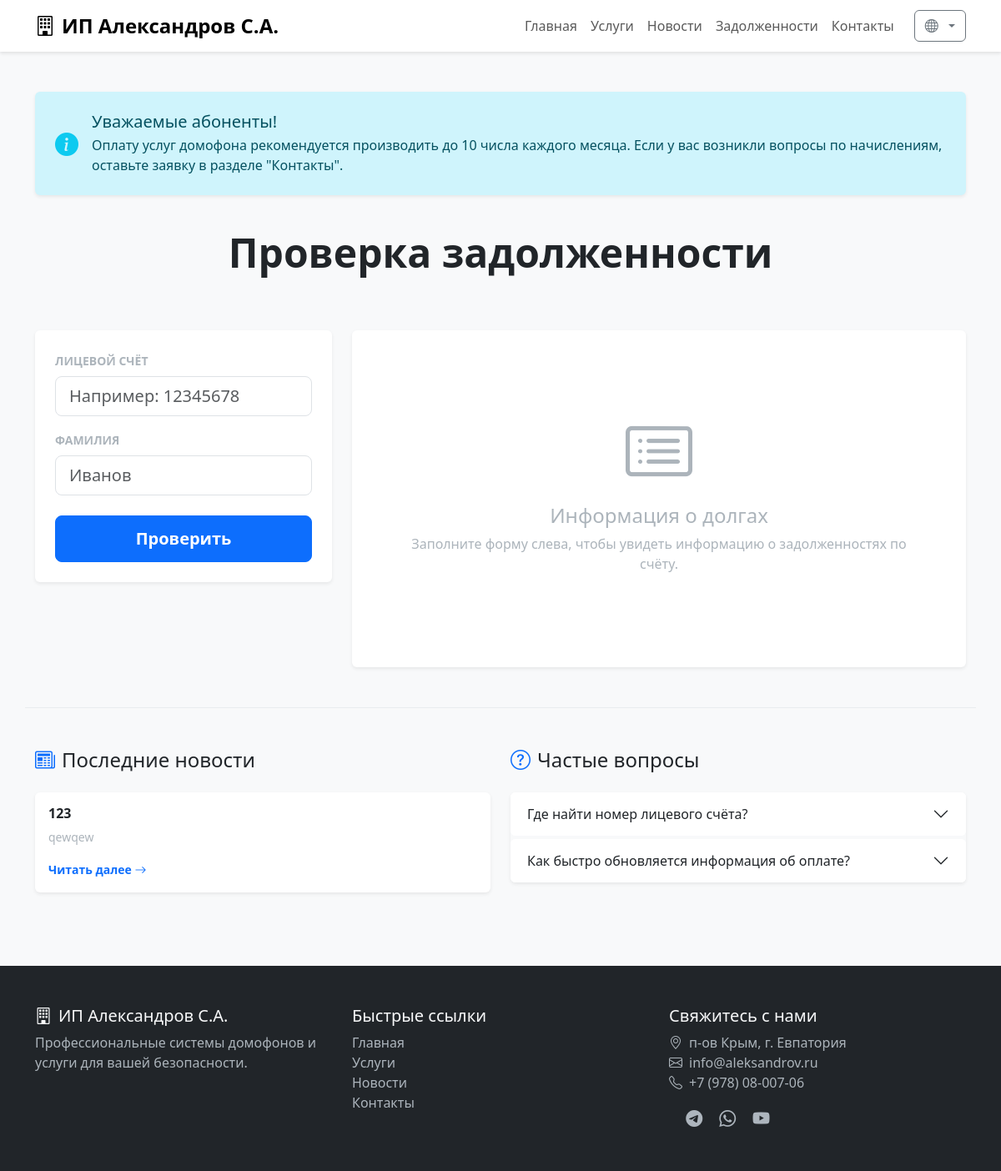
Page /debts/ on the earlier database version.
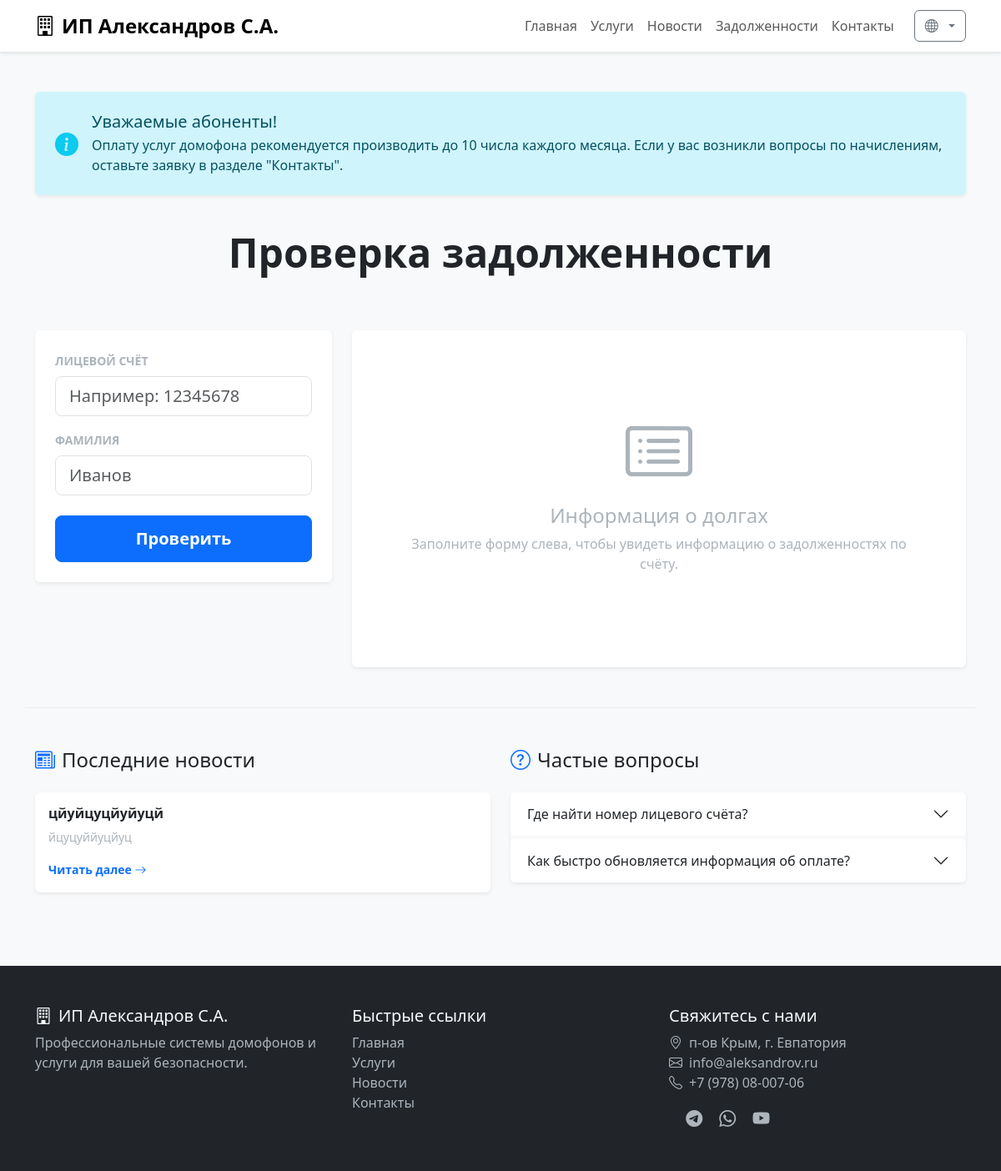
Same page on the later database version.
### news/models.py (models this page shows, shortened)
class News(models.Model):
    title = models.CharField(
        max_length=200,
        verbose_name='Заголовок'
    )
    slug = models.SlugField(
        max_length=200,
        unique=True,
        verbose_name='Слаг'
    )
    short_description = models.TextField(
        verbose_name='Краткое описание'
    )
    content = models.TextField(
        verbose_name='Содержимое'
    )
    image = models.ImageField(
        upload_to='news/',
        verbose_name='Изображение'
    )
    published_at = models.DateTimeField(
        auto_now_add=True,
        verbose_name='Дата публикации'
    )
    class Meta:
        verbose_name = 'Новость'
        verbose_name_plural = 'Новости'
        ordering = ['-published_at']

### debts/views.py (the view)
# urls.py: path('', DebtListView.as_view(), name='list'),
class DebtListView(ListView):
    model = Debt
    template_name = 'debts/debts_list.html'
    context_object_name = 'debts_list'
    paginate_by = 10
    ordering = ['-last_updated', 'account_number']
    def get_queryset(self):
        account_number = self.request.GET.get('account_number', '').strip()
        last_name = self.request.GET.get('last_name', '').strip()
        if account_number and last_name:
            return Debt.objects.filter(
                account_number=account_number,
                last_name__iexact=last_name # Точное, но регистронезависимое совпадение
            )
        return Debt.objects.none()
    def get_context_data(self, **kwargs):
        context = super().get_context_data(**kwargs)
        context['account_number'] = self.request.GET.get('account_number', '')
        context['last_name'] = self.request.GET.get('last_name', '')
        context['is_searched'] = bool(context['account_number'] or context['last_name'])
        context['latest_news'] = News.objects.all()[:2]
        return context

### debts/templates/debts/debts_list.html (shortened to what the changed rows need)
{% extends 'base.html' %}
{% block content %}
<section class="py-5 bg-light min-vh-100">
    <div class="container">
        <div class="row mb-5">
            <div class="col-12 text-center">
                <h1 class="display-5 fw-bold mb-3">Проверка задолженности</h1>
            </div>
        </div>
        <div class="row pt-5 border-top border-light-subtle">
            <div class="col-md-6 mb-4">
                {% for news_item in latest_news %}
                <div class="card border-0 shadow-sm mb-3">
                    <div class="card-body">
                        <h6 class="card-title fw-bold">{{ news_item.title }}</h6>
                        <p class="card-text text-muted small">{{ news_item.short_description }}</p>
                        <a href="{% url 'news:detail' slug=news_item.slug %}" class="text-decoration-none small fw-bold">
                            Читать далее <i class="bi bi-arrow-right"></i>
                        </a>
                    </div>
                </div>
                {% empty %}
                <p class="text-muted small">Новостей пока нет.</p>
                {% endfor %}
            </div>
            <div class="col-md-6 mb-4">
                <div class="accordion accordion-flush shadow-sm rounded" id="faqAccordion">
                    <div class="accordion-item border-0 rounded mb-1">
                        <h2 class="accordion-header">
                            <button class="accordion-button collapsed rounded bg-white" type="button" data-bs-toggle="collapse" data-bs-target="#faq1">
                                Где найти номер лицевого счёта?
                            </button>
                        </h2>
                    </div>
                    <div class="accordion-item border-0 rounded">
                        <h2 class="accordion-header">
                            <button class="accordion-button collapsed rounded bg-white" type="button" data-bs-toggle="collapse" data-bs-target="#faq2">
                                Как быстро обновляется информация об оплате?
                            </button>
                        </h2>
                    </div>
                </div>
            </div>
        </div>
    </div>
</section>
{% endblock %}

Differences in the rows shown:
removed News: title "123", short_description "qewqew"
added News: title "цйуйцуцйуйуцй", short_description "йцуцуййуцйуц"
